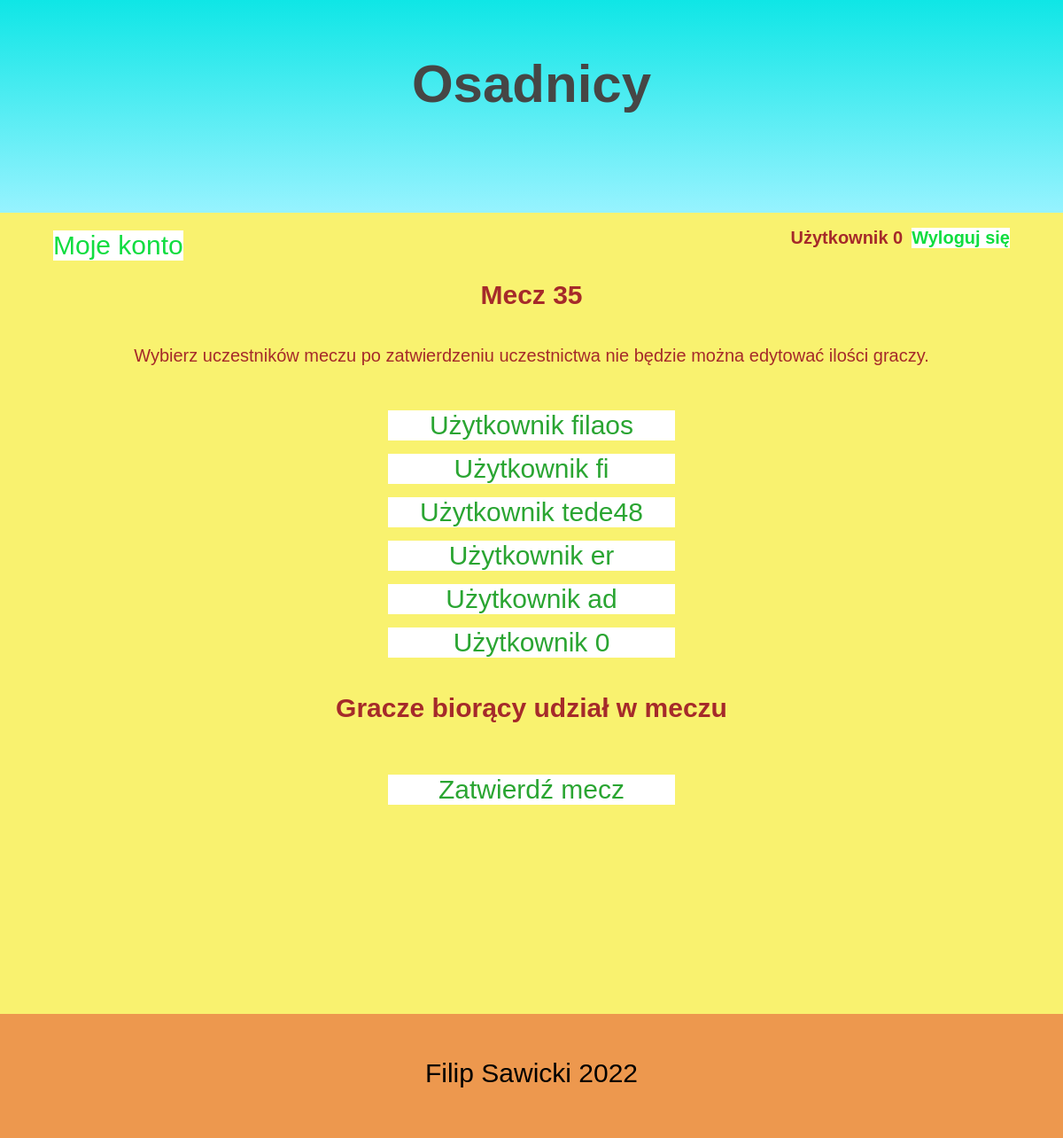
The page /tworzenie_meczu.php (signed in) on the database its author committed.
### tables this page shows
CREATE TABLE `uzytkownicy` (
  `id` int(10) NOT NULL,
  `login` varchar(20) NOT NULL,
  `password` varchar(20) NOT NULL,
  `imie` varchar(20) NOT NULL,
  `nazwisko` varchar(20) NOT NULL,
  `email` varchar(30) NOT NULL
);

### tworzenie_meczu.php (the view, shortened to what this page needs)
<!DOCTYPE html>
<html lang="pl">
<head>
    <link rel="stylesheet" type="text/css" href="style.css">
</head>
<body class="body">
    <Header class="header">
        <h1 id="naglowek"> Osadnicy</h1>
    </Header>
    <div class="container">
    <a href="moje_konto.php">
        <div class="powrot">Moje konto</div></a>
        <div class="wylogowanie">
    <h2>
        <?php
       if(isset($_SESSION['login'])){
        echo "Użytkownik  ". $_SESSION['login'];
        ?>
        <a href="wyloguj.php">
            <div class="tilelink2">Wyloguj się
       </div>
        </a>
        <?php
        }
    ?>
    </h2>
        </div>
        <br><br>
        <?php
        require_once "secure.php";
 $polaczenie = @new mysqli($host, $db_user, $db_password, $db_name);
 if($polaczenie->connect_errno!=0)
 {
     echo "Error:".$polaczenie->connect_errno." Opis: ". $polaczenie->connect_error;
 }
 else
 {
?>
<h4>Mecz <?php echo $_SESSION['mecz_przeslany'] ?></h4>
<div class="objasnienia"> Wybierz uczestników meczu po zatwierdzeniu uczestnictwa nie będzie można edytować ilości graczy.</div>
<?php
 $sql = "SELECT * FROM uzytkownicy ";
 if($rezultatu = $polaczenie->query($sql))
 {
     $ilu_userow = $rezultatu->num_rows;
     for($i=0;$i<$ilu_userow;$i++){
     $wiersz = $rezultatu->fetch_assoc();
     $id_uzytkownik= $wiersz['id'];
     $mecz_przeslany=$_SESSION['mecz_przeslany'];
     $sql = "SELECT * FROM uczestnicy WHERE id_user='$id_uzytkownik' AND mecz='$mecz_przeslany'";
     if($rezultat2 = $polaczenie->query($sql))
     {
        $ilu_uczestnikow = $rezultat2->num_rows;
        if($ilu_uczestnikow<=0){
 ?>
 <div class="uzytkownik_meczu" onclick="sprawdz(id)" id=<?php echo $wiersz['id'];?>>Użytkownik <?php echo $wiersz['login'];?> </div>
 <?php
    }}
}}
 ?>
 <h4>Gracze biorący udział w meczu</h4>
 <?php
 }
        ?>
        <br>
        <a href="zatwierdz_mecz.php">
        <div class=tworzenie> Zatwierdź mecz</div>
        </a>
    </div>
    <form id="gracz_form" action="mapa_nowy_mecz.php" method="POST">
<input type="hidden" name="mPozycja"  id='nazmienna' required /><br />
</form>
<form id="gracz_usun_form" action="usuwanie_gracza.php" method="POST">
<input type="hidden" name="mGracz"  id='nazmienna2' required /><br />
</form>
    <br>
     <br>
        <footer class="footer">
            <p><div id="tekst"></div> Filip Sawicki 2022</p>
        </footer>
</body>
</html>

### style.css (style rules this page uses)
@media all and (min-width:1000px) and (max-width:1999px) { .body { background-color: rgb(249, 242, 111); font-family: Arial; height: 100vh; margin: 0px; padding: 0px; } }
@media all and (min-width:1000px) and (max-width:1999px) { .container { margin-left: auto; margin-right: auto; width: 90%; min-height:100%; position:relative; } }
@media all and (min-width:1000px) and (max-width:1999px) { .footer { background-color: rgb(237, 152, 78); text-align: center; font-size: 30px; bottom: 0; width: 100%; padding: 20px 0px 20px 0px; height: 100px; position: relative; } }
@media all and (min-width:1000px) and (max-width:1999px) { .header { background-image: linear-gradient(to top, #97f3ff 0%, #0fe6e6 100%); color:rgb(70, 70, 69); text-align: center; margin-left: 0; margin-right:0; padding: 20px; margin-top: 0px; font-size: 30px; height: 200px; } }
@media all and (min-width:1000px) and (max-width:1999px) { h2 { color: brown; font-size: 20px; } }
@media all and (min-width:1000px) and (max-width:1999px) { h4 { color: brown; font-size: 30px; text-align: center; } }
@media all and (min-width:1000px) and (max-width:1999px) { .wylogowanie { margin-right: 0px; text-align: right; float: right; width: 40%; } }
@media all and (min-width:1000px) and (max-width:1999px) { .powrot { margin-left: 0px; margin-top: 20px; text-align: left; float: left; font-size: 30px; color: rgb(16, 221, 64); background-color: white; } }
@media all and (min-width:1000px) and (max-width:1999px) { .tilelink2 { background-color: white; text-decoration: none; float: right; margin-left: 10px; color: rgb(16, 221, 64); } }
@media all and (min-width:1000px) and (max-width:1999px) { .tworzenie { color: rgb(42, 165, 50); width: 30%; font-size: 30px; text-align: center; background-color: white; margin-left: auto; margin-right: auto; text-decoration: none; } }
@media all and (min-width:1000px) and (max-width:1999px) { .uzytkownik_meczu { color: rgb(42, 165, 50); width: 30%; font-size: 30px; text-align: center; background-color: white; margin-left: auto; margin-right: auto; text-decoration: none; margin-bottom: 15px; } }
@media all and (min-width:1000px) and (max-width:1999px) { a { text-decoration: none; } }
@media all and (min-width:1000px) and (max-width:1999px) { .objasnienia { width: 100%; color: brown; font-size: 20px; text-align: center; padding: 0px 50px 50px 0px; } }

### rows shown on the page
uzytkownicy: login "filaos"
uzytkownicy: login "fi"
uzytkownicy: login "tede48"
uzytkownicy: login "er"
uzytkownicy: login "ad"
uzytkownicy: login "0"

### other values the page prints
$_SESSION['login'] "0"
$_SESSION['mecz_przeslany'] "35"
